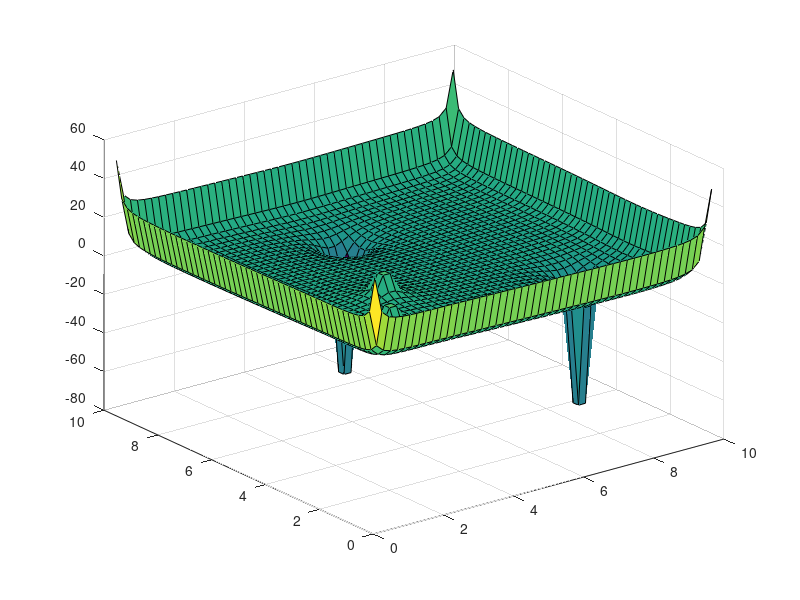

Source code (MATLAB):
%This plots the potential from the point of view of a Tracker. 
%There are other Trackers in [2.1,2.1],[3.3,3.9].
%There are other Yakuzas in [5.1,7.7],[8.1,2.9].


[X,Y] = meshgrid(0:0.2:10);
Z = zeros(size(X));
for i = 1:size(X)
    for j=1:size(X)
        Z(i,j) = 2/sqrt((X(i,j)-2.1)^2+(Y(i,j)-2.1)^2);
        Z(i,j) = Z(i,j) + 2/sqrt((X(i,j)-3.3)^2+(Y(i,j)-3.9)^2);
        Z(i,j) = Z(i,j) - 1/((X(i,j)-5.1)^2+(Y(i,j)-7.7)^2);
        Z(i,j) = Z(i,j) - 3/sqrt((X(i,j)-5.1)^2+(Y(i,j)-7.7)^2);
        Z(i,j) = Z(i,j) - 1/((X(i,j)-8.1)^2+(Y(i,j)-2.9)^2);
        Z(i,j) = Z(i,j) - 3/sqrt((X(i,j)-8.1)^2+(Y(i,j)-2.9)^2);
        Z(i,j) = Z(i,j) + 1/X(i,j)^2 + 1/(X(i,j)-10)^2;
        Z(i,j) = Z(i,j) + 1/Y(i,j)^2 + 1/(Y(i,j)-10)^2; 
    end
end
surf(X,Y,Z)
set(gca,'color',[1 1 1])